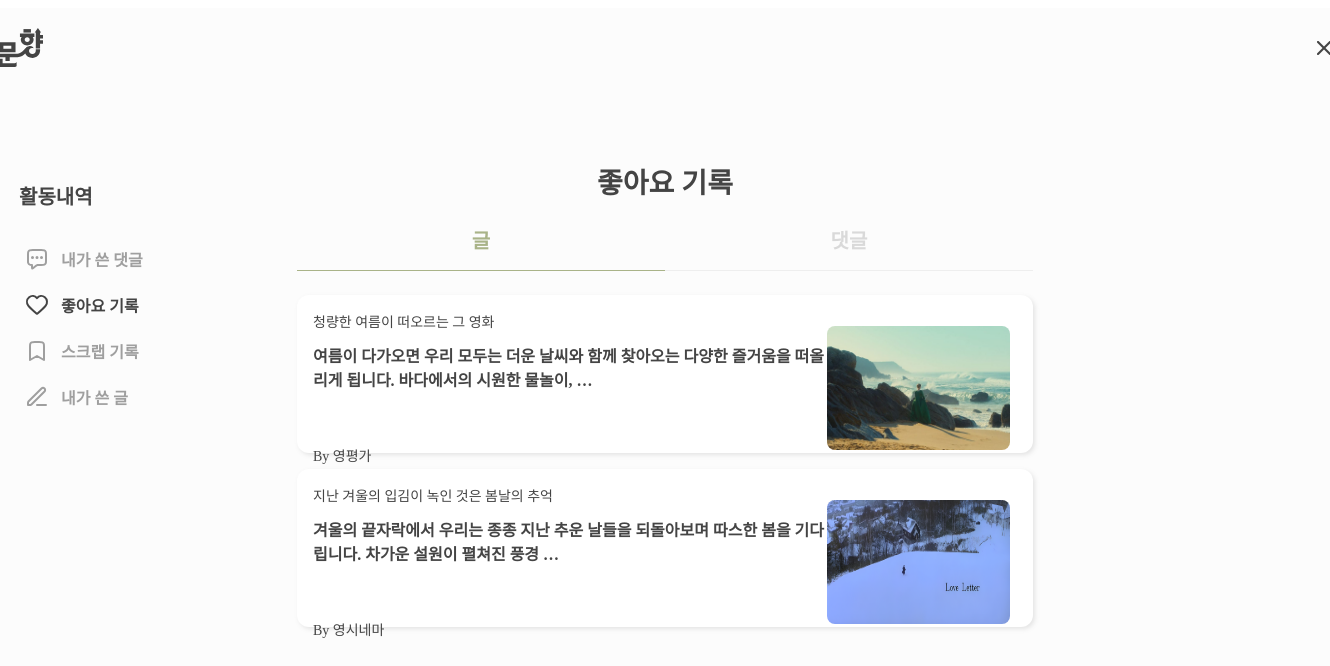
The page /accounts/mypage/hearts (signed in) on the database its author committed.
### posts/models.py (models this page shows, shortened)
class Post(models.Model):
    MOVIE = 'MO'
    BOOK = 'BO'
    MUSIC = 'MU'
    ECONOMY = 'EC'
    SCIENCE = 'SC'
    SOCIETY = 'SO'
    FREEDOM = 'FR'
    CATEGORY_CHOICES = [
        (MOVIE, '영화'),
        (BOOK, '도서'),
        (MUSIC, '음악'),
        (ECONOMY, '경제'),
        (SCIENCE, '과학'),
        (SOCIETY, '사회'),
        (FREEDOM, '자유'),
    ]
    title = models.CharField('제목', max_length=200)
    writer = models.ForeignKey(settings.AUTH_USER_MODEL, on_delete=models.CASCADE, verbose_name='작성자', null=True, blank=True)
    image = models.ImageField(blank=True, upload_to="post_photo", default='post_photo/bin_img.svg')
    content = models.TextField('내용')
    category = models.CharField('글 분야', max_length=2, choices=CATEGORY_CHOICES, default='자유')
    created_at = models.DateTimeField(auto_now_add=True)
    comment = models.ForeignKey('Comment', on_delete=models.CASCADE, related_name='comments', verbose_name='댓글', null=True, blank=True)

### accounts/models.py (models this page shows, shortened)
class User(AbstractUser) :
    email = models.EmailField(max_length=64, unique=True, null=True)
    nickname = models.CharField(max_length=20, unique=True, null=True)
    profile = models.ImageField(upload_to='profiles/', blank=True, null=True)
    point = models.IntegerField(default=0)
    posts = models.ManyToManyField(Post, related_name='user_posts', blank=True)
    comments = models.ManyToManyField(Comment, related_name='user_comments', blank=True)
    def user_posts(self):
        return self.posts.filter(writer=self)
    def user_comments(self):
        return self.comments.filter(writer=self)

### accounts/views.py (the view)
# urls.py: path('accounts/mypage/hearts', accounts.views.user_liked_view, name='liked_posts'),
@login_required
def user_liked_view(request):
    user_id = request.user.id
    liked_posts = Post.objects.filter(likes__user_id=user_id)
    liked_comments = Comment.objects.filter(comment__user_id=user_id)
    context = {
        'liked_posts': liked_posts,
        'liked_comments': liked_comments
    }
    return render(request, 'myHeart.html', context)

### accounts/templates/myHeart.html (shortened to what this page needs)
{% load static %}
<!DOCTYPE html>
<html lang="en">
  <head>
    <link rel="stylesheet" href="{% static 'css/myHeart.css' %}" />
  </head>
  <body>
    <div class="wrap">
      <div class="container">
        <div class="bar">
          <nav>
            <div class="Left">
              <div class="Title"><a href="{% url 'before-main' %}"><img src="{% static 'img/logo.svg' %}" /></div>
            </div>
            <div class="Right">
              <div class="login">
                <a href="javascript:history.back()" class="navlinklogin"
                  ><img src="{% static 'img/close.png' %}"
                  /></a>
              </div>
            </div>
          </nav>
        </div>
        <div class="side">
          <div class="side_title">활동내역</div>
          <div class="side_buttons">
            <a href="{% url 'myComment' %}" style="text-decoration: none;">
              <button class="side_button" id="my_comment">
                  <img src="{% static 'img/my_comment.svg' %}" alt="My Comments" />
                  <span>내가 쓴 댓글</span>
              </button>
            </a>
            <a href="{% url 'liked_posts' %}" style="text-decoration: none;">
              <button class="side_button" id="my_heart">
                  <img src="{% static 'img/my_heart_black.svg' %}" alt="My Likes" />
                  <span>좋아요 기록</span>
              </button>
            </a>
            <a href="{% url 'scrap_posts' %}" style="text-decoration: none;">
              <button class="side_button" id="my_scrap">
                  <img src="{% static 'img/my_scrap.svg' %}" alt="My Scrap" />
                  <span>스크랩 기록</span>
              </button>
            </a>
            <a href="{% url 'myPost' %}" style="text-decoration: none;">
              <button class="side_button" id="my_post">
                  <img src="{% static 'img/my_post.svg' %}" alt="My Posts" />
                  <span>내가 쓴 글</span>
              </button>
            </a>
          </div>
        </div>
        <div class="main">
          <div class="main_title" id="my_comment_title">좋아요 기록</div>
          <div class="main_menu">
            <button class="main_menu_button" id="post">
              <span id="post_button">글</span>
              <span class="menu_line" id="post_button_line"></span>
            </button>
            <button class="main_menu_button" id="comment">
              <span id="comment_button">댓글</span>
              <span class="menu_line" id="comment_button_line"></span>
            </button>
          </div>
          <div class="main_boxs" id="main_boxs_post">
            {% for post in liked_posts %}
            <a href="{% url 'post-detail' pk=post.id %}" style="text-decoration: none;">
            <div class="main_box" id="main_box_post">
              <div class="box_wrap" id="box_wrap_post">
                <div class="box_text" id="box_text_post">
                  <div class="post_title1" id="post_title1">
                    {{ post.title }}
                  </div>
                  <div class="post_title2" id="post_title2">
                    {{ post.content|truncatewords:15 }}
                  </div>
                  <div class="writer">By {{ post.writer.nickname }}</div>
                </div>
                <div class="box_img">
                  {% if post.image %}
                  <img class="box_image" src="{{ post.image.url }}" />
                  {% endif %}
                </div>
              </div>
            </div>
            {% endfor %}
          </div>
        </div>
      </div>
    </div>
  </body>
</html>

### static/css/myHeart.css (style rules this page uses)
.wrap { display: flex; justify-content: center; }
.container { width: 1440px; height: 1024px; background: #fcfcfc; display: flex; flex-direction: column; align-items: center; position: relative; }
.bar { width: 1440px; height: 60px; }
.side { width: 212px; height: 260px; flex-shrink: 0; position: absolute; top: 153px; left: 24px; display: flex; flex-direction: column; gap: 36px; }
.side_title { margin-top: 20px; margin-left: 50px; color: #444; font-family: Pretendard; font-size: 20px; font-style: normal; font-weight: 600; line-height: normal; }
.side_buttons { margin-left: 50px; display: flex; flex-direction: column; gap: 20px; }
.side_button { display: flex; align-items: center; gap: 12px; border: none; background: #fcfcfc; color: #9f9f9f; font-family: Pretendard; font-size: 16px; font-style: normal; font-weight: 600; line-height: normal; }
#my_heart { color: #444; font-family: Pretendard; font-size: 16px; font-style: normal; font-weight: 600; line-height: normal; }
.main { width: 736px; display: flex; flex-direction: column; align-items: center; margin-top: 93px; }
.main_title { color: #444; font-family: Pretendard; font-size: 28px; font-style: normal; font-weight: 600; line-height: normal; margin-bottom: 24px; }
.main_menu { display: flex; }
.main_menu_button { border: none; background: #fcfcfc; display: flex; flex-direction: column; align-items: center; justify-content: center; gap: 16px; padding: 0px; color: #d9d9d9; font-family: Pretendard; font-size: 20px; font-style: normal; font-weight: 600; line-height: normal; }
.main_menu_button.selected { border: none; background: #fcfcfc; display: flex; flex-direction: column; align-items: center; justify-content: center; gap: 16px; padding: 0px; color: #a9b388; font-family: Pretendard; font-size: 20px; font-style: normal; font-weight: 600; line-height: normal; }
.box_img { width: 183px; height: 124px; flex-shrink: 0; border-radius: 8px; }
.box_image { width: 183px; height: 124px; flex-shrink: 0; border-radius: 8px; }
.menu_line { width: 368px; height: 1px; background: #eee; }
.menu_line.selected { width: 368px; height: 1px; background: #a9b388; }
.main_boxs { display: flex; flex-direction: column; gap: 16px; margin-top: 24px; }
#main_box_post { width: 736px; height: 158px; flex-shrink: 0; border-radius: 12px; background: #fff; box-shadow: 2px 2px 4px 0px rgba(159, 159, 159, 0.25); }
#box_wrap_post { display: flex; align-items: center; justify-content: space-between; padding-left: 16px; padding-top: 16px; padding-bottom: 23px; padding-right: 23px; }
#box_text_post { display: flex; flex-direction: column; }
.post_title1 { padding-bottom: 12px; color: #444; font-family: Pretendard; font-size: 14px; font-style: normal; font-weight: 400; line-height: normal; }
.post_title2 { padding-bottom: 54px; color: #444; font-family: Pretendard; font-size: 16px; font-style: normal; font-weight: 600; line-height: normal; }
.writer { color: #444; font-family: Pretendard; font-size: 14px; font-style: normal; font-weight: 400; line-height: normal; }
nav { display: flex; flex-direction: row; justify-content: space-between; margin-left: 2%; margin-right: 2%; }
.Title, .Selectbar, .Left, .Right { display: flex; flex-direction: row; margin: 10px; }
.Selectbar div, .Right div { margin-right: 10px; }
.Selectbar, .Right { display: flex; justify-content: center; align-items: center; }
.Title { color: black; font-weight: bolder; font-size: 20px; }
.navlinklogin, .navlinksign, .navlink { text-decoration-line: none; font-size: 15px; }
.navlinklogin, .navlinksign { color: #5e6f52; font-weight: bold; }
.main_box { box-shadow: 0 4px 6px rgba(0, 0, 0, 0.1); transition: box-shadow 0.3s ease-in-out; }

### rows shown on the page
Post: title "청량한 여름이 떠오르는 그 영화", content "여름이 다가오면 우리 모두는 더운 날씨와 함께 찾아오는 다양한 즐거움을 떠올리게 됩니다. 바다에서의 시원한 물놀이, …", writer.nickname "영평가", image (picture)
Post: title "지난 겨울의 입김이 녹인 것은 봄날의 추억", content "겨울의 끝자락에서 우리는 종종 지난 추운 날들을 되돌아보며 따스한 봄을 기다립니다. 차가운 설원이 펼쳐진 풍경 …", writer.nickname "영시네마", image (picture)
